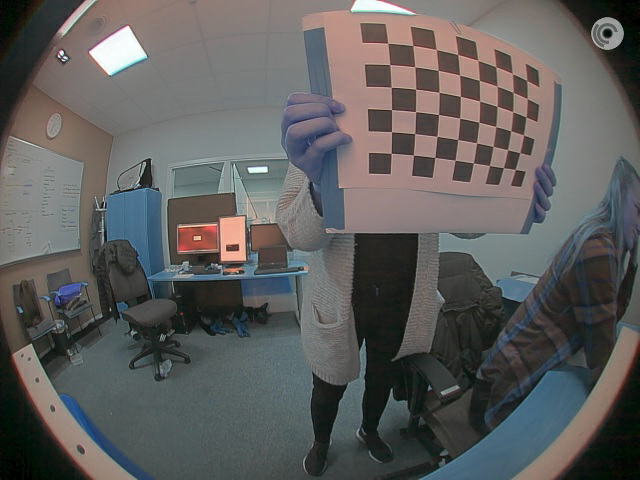
#> input picture images/Cam2CalibImg/2021-03-26/cam2CalibImg_1.png, 640 x 480 px; its folder holds 4 pictures in this run
$ python cameraCalibration.py
#> lines starting #> are read from the running program, lines starting #| are printed output that depends on the picture
import cv2
print("OpenCV version:")
print(cv2.__version__[0])
assert cv2.__version__[0] >= '3', 'The fisheye module requires opencv version >= 3.0.0'
import numpy as np
import os
import glob

CHECKERBOARD = (6,8)
subpix_criteria = (cv2.TERM_CRITERIA_EPS+cv2.TERM_CRITERIA_MAX_ITER, 30, 0.1)
calibration_flags = cv2.fisheye.CALIB_RECOMPUTE_EXTRINSIC+cv2.fisheye.CALIB_FIX_SKEW#+cv2.fisheye.CALIB_CHECK_COND
objp = np.zeros((1, CHECKERBOARD[0]*CHECKERBOARD[1], 3), np.float32)
objp[0,:,:2] = np.mgrid[0:CHECKERBOARD[0], 0:CHECKERBOARD[1]].T.reshape(-1, 2)
_img_shape = None
objpoints = [] # 3d point in real world space
imgpoints = [] # 2d points in image plane.
images = glob.glob('/home/ccs/Pictures/Cam4Calib/2021-03-26/*.png')
for fname in images:
    img = cv2.imread(fname)
#> img is the input picture: shape (480, 640, 3); mean B, G, R 92.7, 93.6, 94.1
    if _img_shape == None:
        _img_shape = img.shape[:2]
    else:
        assert _img_shape == img.shape[:2], "All images must share the same size."
    gray = cv2.cvtColor(img,cv2.COLOR_BGR2GRAY)
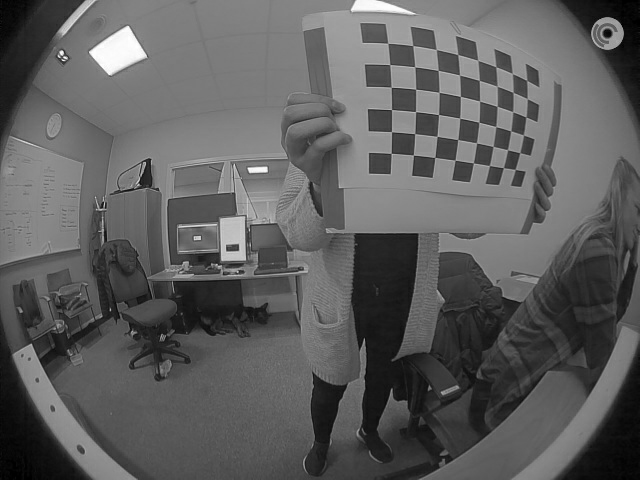
#> gray: shape (480, 640); min 0, max 255, mean 93.7

    # Find the chess board corners
    ret, corners = cv2.findChessboardCorners(gray, CHECKERBOARD)
#> ret = True; corners = 48 rows, first 8: [391.1, 153.3], [391.4, 131.6], [391.5, 109.6], [391.3, 87.32], [389.7, 64.58], [387.8, 43.33], [413.4, 155], [414.6, 133.6]

    # If found, add object points, image points (after refining them)
    if ret == True:
        objpoints.append(objp)
        cv2.cornerSubPix(gray,corners,(3,3),(-1,-1),subpix_criteria)
        imgpoints.append(corners)
    else:
         print("Corners not found")
    cv2.waitKey(0)
#> pass 2 of the loop `for fname in images:`:
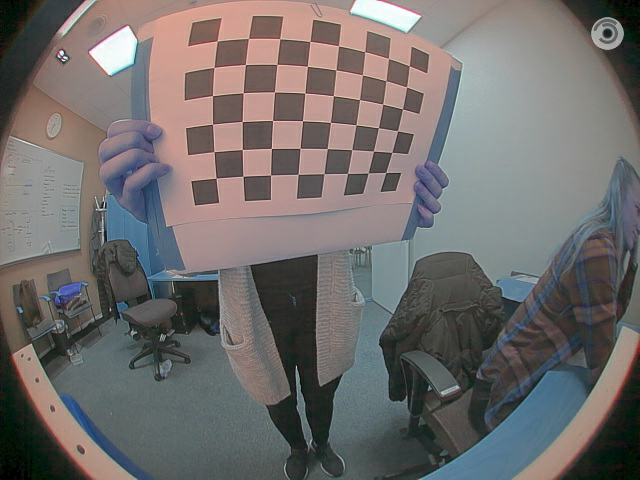
#> input picture images/Cam2CalibImg/2021-03-26/cam2CalibImg_2.png, 640 x 480 px
#> img is the input picture: shape (480, 640, 3); mean B, G, R 107.7, 108.8, 112.2
#> `gray = cv2.cvtColor(img,cv2.COLOR_BGR2GRAY)`:
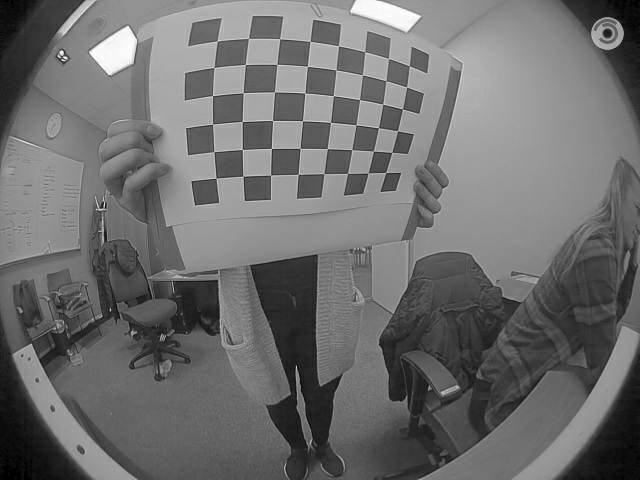
#> gray: shape (480, 640); min 0, max 255, mean 109.7
#> corners = 48 rows, first 8: [409.4, 65.89], [406.5, 86.95], [402.5, 108.8], [397.5, 130.6], [391.8, 152.4], [385.7, 172.4], [388.5, 58.52], [385.7, 80.66]
#> pass 3 of the loop `for fname in images:`:
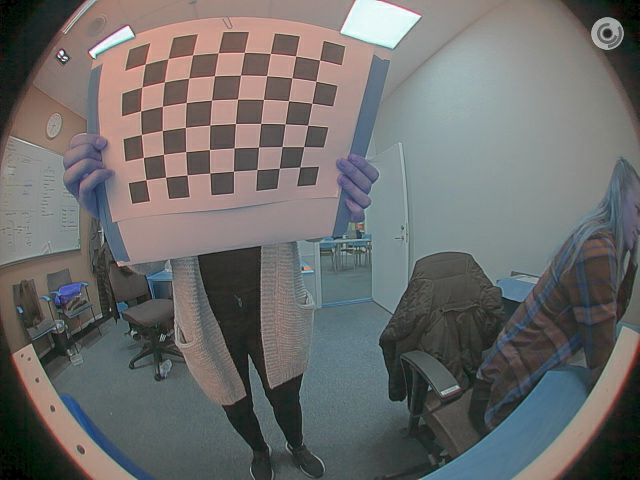
#> input picture images/Cam2CalibImg/2021-03-26/cam2CalibImg_3.png, 640 x 480 px
#> img is the input picture: shape (480, 640, 3); mean B, G, R 107.2, 108.2, 108.6
#> `gray = cv2.cvtColor(img,cv2.COLOR_BGR2GRAY)`:
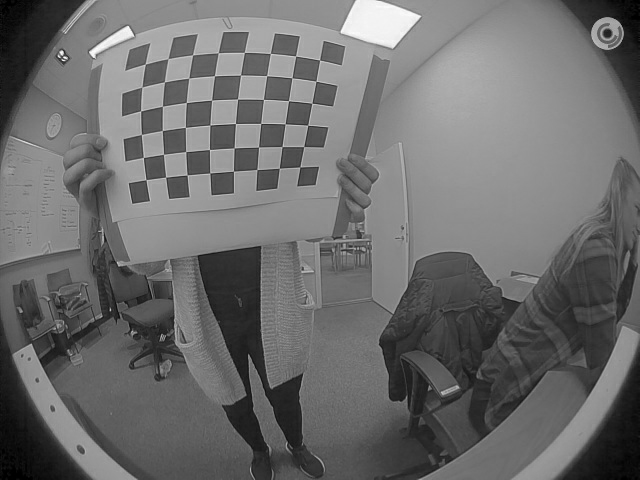
#> gray: shape (480, 640); min 0, max 253, mean 108.2
#> corners = 48 rows, first 8: [319.6, 60.03], [315.9, 81.32], [311.8, 103.3], [307.7, 125.2], [303.7, 146.5], [299.8, 166.9], [295.6, 55.95], [291.8, 77.74]
#> the loop made 4 passes; the first 3 are shown
N_OK = len(objpoints)
K = np.zeros((3, 3))
D = np.zeros((4, 1))
rvecs = [np.zeros((1, 1, 3), dtype=np.float64) for i in range(N_OK)]
tvecs = [np.zeros((1, 1, 3), dtype=np.float64) for i in range(N_OK)]
print("Found " + str(N_OK) + " valid images for calibration")

rms, _, _, _, _ = \
    cv2.fisheye.calibrate(
        objpoints,
        imgpoints,
        gray.shape[::-1],
        K,
        D,
        rvecs,
        tvecs,
        calibration_flags,
        (cv2.TERM_CRITERIA_EPS+cv2.TERM_CRITERIA_MAX_ITER, 30, 1e-6)
    )
print("rms=" + str(rms))
print("DIM=" + str(_img_shape[::-1]))
#| DIM=(640, 480)
print("CameraMatrix = np.array(" + str(K.tolist()) + ")")
print("Distortion coefficients = np.array(" + str(D.tolist()) + ")")
print("rvecs=" + str(rvecs))
#| rvecs=[array([[[0., 0., 0.]]]), array([[[0., 0., 0.]]]), array([[[0., 0., 0.]]]), array([[[0., 0., 0.]]])]
print("tvecs=" + str(tvecs))
#| tvecs=[array([[[0., 0., 0.]]]), array([[[0., 0., 0.]]]), array([[[0., 0., 0.]]]), array([[[0., 0., 0.]]])]


file_name = raw_input ("Enter filename(without file ending): ")
#> the answer given: out.png
s = cv2.FileStorage('/home/ccs/Documents/'+file_name+'.xml', cv2.FileStorage_WRITE)
s.write('rms', rms)
s.write('cameraMatrix', K)
s.write('distCoeffs', D)
s.release()
print("File saved: /home/ccs/Documents/" + file_name + ".xml")
